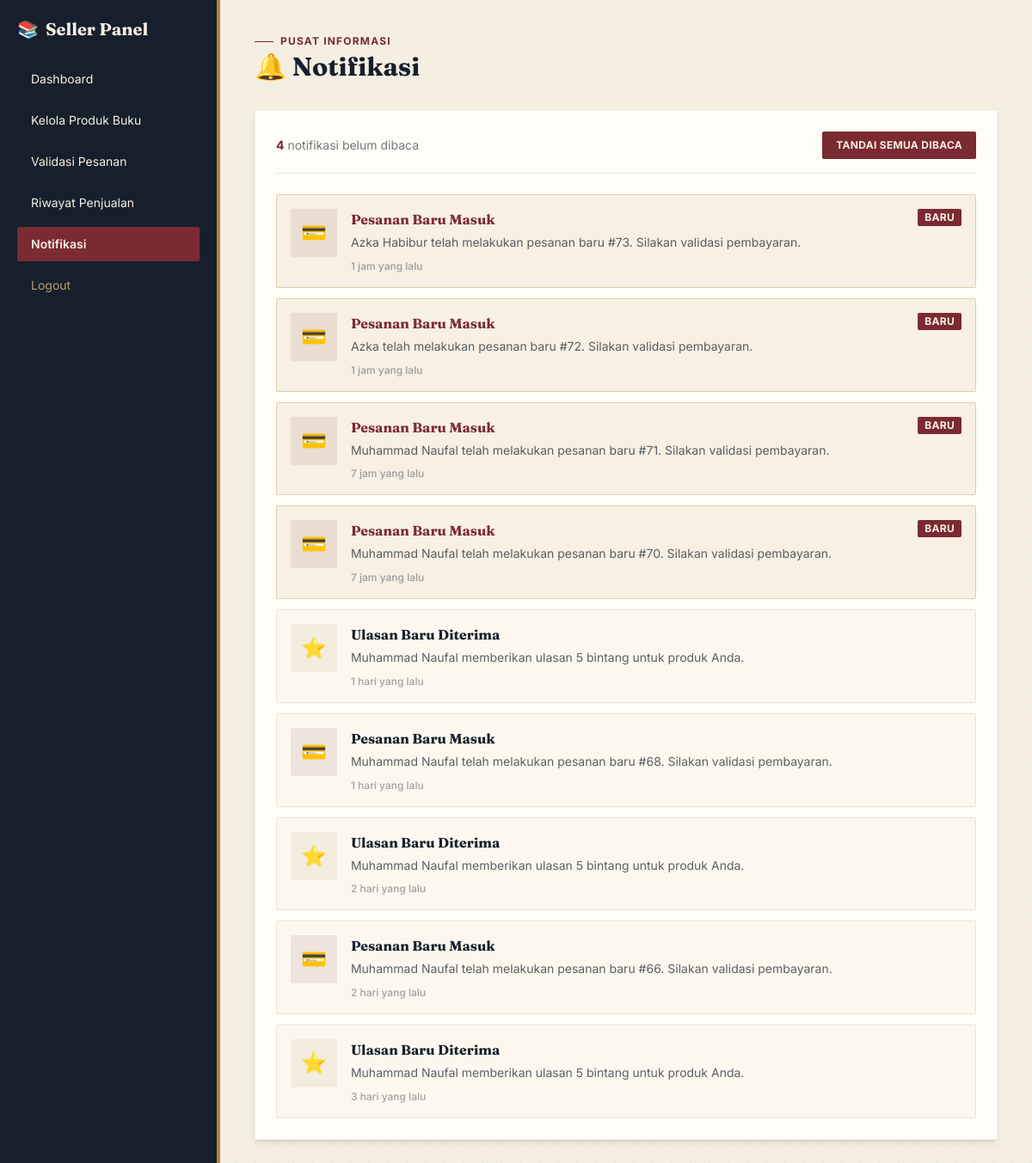
The app's page /seller/read_notification.php (signed in) with its own data.
### tables this page shows
CREATE TABLE `notifications` (
  `id` int(11) NOT NULL,
  `user_id` int(11) NOT NULL,
  `user_type` enum('buyer','seller') NOT NULL,
  `title` varchar(255) NOT NULL,
  `message` text NOT NULL,
  `type` enum('order_status','new_review','payment','other') DEFAULT 'other',
  `is_read` tinyint(1) DEFAULT 0,
  `created_at` timestamp NOT NULL DEFAULT current_timestamp()
);

### config/notification_helper.php (called while the page is built, shortened)
<?php
require_once __DIR__ . '/database.php';
function getUnreadNotificationCount($userId, $userType) {
    global $db;
    $query = "SELECT COUNT(*) as count FROM notifications
              WHERE user_id = ? AND user_type = ? AND is_read = FALSE";
    $stmt = mysqli_prepare($db, $query);
    mysqli_stmt_bind_param($stmt, "is", $userId, $userType);
    mysqli_stmt_execute($stmt);
    $result = mysqli_stmt_get_result($stmt);
    $row = mysqli_fetch_assoc($result);
    return $row['count'];
}
function getRecentNotifications($userId, $userType, $limit = 10) {
    global $db;
    $query = "SELECT id, title, message, type, is_read, created_at
              FROM notifications
              WHERE user_id = ? AND user_type = ?
              ORDER BY created_at DESC
              LIMIT ?";
    $stmt = mysqli_prepare($db, $query);
    mysqli_stmt_bind_param($stmt, "isi", $userId, $userType, $limit);
    mysqli_stmt_execute($stmt);
    $result = mysqli_stmt_get_result($stmt);
    $notifications = [];
    while ($row = mysqli_fetch_assoc($result)) {
        $notifications[] = $row;
    }
    return $notifications;
}
function formatNotificationTime($datetime) {
    $timestamp = strtotime($datetime);
    $now = time();
    $diff = $now - $timestamp;
    if ($diff < 60) {
        return 'Baru saja';
    } elseif ($diff < 3600) {
        $minutes = floor($diff / 60);
        return $minutes . ' menit yang lalu';
    } elseif ($diff < 86400) {
        $hours = floor($diff / 3600);
        return $hours . ' jam yang lalu';
    } elseif ($diff < 604800) {
        $days = floor($diff / 86400);
        return $days . ' hari yang lalu';
    } else {
        return date('d M Y', $timestamp);
    }
}
?>

### seller/read_notification.php (the view, shortened to what this page needs)
<?php
require_once '../config/database.php';
require_once '../config/notification_helper.php';
$userId = $_SESSION['user_id'];
$userType = 'seller';
$notifications = getRecentNotifications($userId, $userType, 50);
$unreadCount = getUnreadNotificationCount($userId, $userType);
?>
<!DOCTYPE html>
<html lang="id">
<head>
    <script src="https://cdn.tailwindcss.com"></script>
</head>
<body class="bg-paper flex min-h-screen font-sans text-ink">
    <div class="bg-ink text-paper w-64 min-h-screen p-5 space-y-6 shrink-0 border-r-4 border-brass">
        <h2 class="text-xl font-serif font-bold flex items-center gap-2"><span class="text-brass-light">📚</span> Seller Panel</h2>
        <nav class="space-y-2 flex flex-col text-sm">
            <a href="index.php" class="hover:bg-ink-light px-4 py-2.5 rounded-sm transition">Dashboard</a>
            <a href="manage_products.php" class="hover:bg-ink-light px-4 py-2.5 rounded-sm transition">Kelola Produk Buku</a>
            <a href="validasi_penjual.php" class="hover:bg-ink-light px-4 py-2.5 rounded-sm transition">Validasi Pesanan</a>
            <a href="sales_history.php" class="hover:bg-ink-light px-4 py-2.5 rounded-sm transition">Riwayat Penjualan</a>
            <a href="read_notification.php" class="bg-maroon px-4 py-2.5 rounded-sm font-semibold">Notifikasi</a>
            <a href="../auth/logout.php" class="text-brass-light/80 hover:bg-ink-light px-4 py-2.5 rounded-sm mt-10 transition">Logout</a>
        </nav>
    </div>
    <div class="flex-1 p-10 overflow-x-auto">
        <div class="max-w-4xl">
            <div class="mb-8">
                <p class="eyebrow text-xs font-bold uppercase tracking-widest text-maroon mb-1">Pusat Informasi</p>
                <h1 class="text-3xl font-serif font-bold text-ink">🔔 Notifikasi</h1>
            </div>
            <div class="bg-card p-6 rounded-sm shadow-md border border-ink/5">
                <div class="flex justify-between items-center mb-6 pb-4 border-b border-ink/10">
                    <p class="text-sm text-ink/60">
                        <?php if ($unreadCount > 0): ?>
                            <span class="font-bold text-maroon"><?= $unreadCount ?></span> notifikasi belum dibaca
                        <?php else: ?>
                            Semua notifikasi sudah dibaca
                        <?php endif; ?>
                    </p>
                    <?php if ($unreadCount > 0): ?>
                        <a href="?mark_all_read=1" class="bg-maroon hover:bg-maroon-light text-paper px-4 py-2 rounded-sm text-xs font-bold uppercase tracking-wide transition">
                            Tandai Semua Dibaca
                        </a>
                    <?php endif; ?>
                </div>
                <?php if (empty($notifications)): ?>
                    <div class="text-center py-16">
                        <div class="text-6xl mb-4">🔔</div>
                        <p class="text-ink/40 font-serif text-lg mb-2">Tidak ada notifikasi</p>
                        <p class="text-ink/30 text-sm">Anda akan menerima notifikasi saat ada pesanan baru atau ulasan dari pembeli</p>
                    </div>
                <?php else: ?>
                    <div class="space-y-3">
                        <?php foreach ($notifications as $notif): ?>
                            <div class="p-4 rounded-sm border <?= !$notif['is_read'] ? 'bg-brass/10 border-brass/30' : 'bg-paper/30 border-ink/10' ?> hover:shadow-md transition">
                                <div class="flex items-start space-x-4">
                                    <?php
                                    $iconBg = 'bg-ink/5';
                                    $iconEmoji = '📌';
                                    switch($notif['type']) {
                                        case 'new_review':
                                            $iconBg = 'bg-brass/10';
                                            $iconEmoji = '⭐';
                                            break;
                                        case 'payment':
                                            $iconBg = 'bg-maroon/10';
                                            $iconEmoji = '💳';
                                            break;
                                    }
                                    ?>
                                    <div class="<?= $iconBg ?> p-3 rounded-sm shrink-0">
                                        <span class="text-2xl"><?= $iconEmoji ?></span>
                                    </div>
                                    <div class="flex-1">
                                        <div class="flex justify-between items-start">
                                            <h3 class="text-base font-serif font-bold text-ink <?= !$notif['is_read'] ? 'text-maroon' : '' ?>">
                                                <?= htmlspecialchars($notif['title']) ?>
                                            </h3>
                                            <?php if (!$notif['is_read']): ?>
                                                <span class="bg-maroon text-paper text-xs font-bold px-2 py-0.5 rounded-sm uppercase tracking-wide">Baru</span>
                                            <?php endif; ?>
                                        </div>
                                        <p class="text-sm text-ink/70 mt-1 leading-relaxed">
                                            <?= htmlspecialchars($notif['message']) ?>
                                        </p>
                                        <p class="text-xs text-ink/40 mt-2 font-medium">
                                            <?= formatNotificationTime($notif['created_at']) ?>
                                        </p>
                                    </div>
                                </div>
                            </div>
                        <?php endforeach; ?>
                    </div>
                <?php endif; ?>
            </div>
        </div>
    </div>
</body>
</html>

### seller/read_notification.php (style rules this page uses)
body { background-color: #F5EFE2; background-image: radial-gradient(#00000008 1px, transparent 1px); background-size: 22px 22px; }
.eyebrow::before { content: ''; display: inline-block; width: 22px; height: 1px; background: #7B2A32; margin-right: 8px; vertical-align: middle; }

### records on screen
notifications: type "💳", title "Pesanan Baru Masuk", is_read "BARU", message "Azka Habibur telah melakukan pesanan baru #73. Silakan validasi pembayaran.", created_at "1 jam yang lalu"
notifications: type "💳", title "Pesanan Baru Masuk", is_read "BARU", message "Azka telah melakukan pesanan baru #72. Silakan validasi pembayaran.", created_at "1 jam yang lalu"
notifications: type "💳", title "Pesanan Baru Masuk", is_read "BARU", message "Muhammad Naufal telah melakukan pesanan baru #71. Silakan validasi pembayaran.", created_at "7 jam yang lalu"
notifications: type "💳", title "Pesanan Baru Masuk", is_read "BARU", message "Muhammad Naufal telah melakukan pesanan baru #70. Silakan validasi pembayaran.", created_at "7 jam yang lalu"
notifications: type "⭐", title "Ulasan Baru Diterima", message "Muhammad Naufal memberikan ulasan 5 bintang untuk produk Anda.", created_at "1 hari yang lalu"
notifications: type "💳", title "Pesanan Baru Masuk", message "Muhammad Naufal telah melakukan pesanan baru #68. Silakan validasi pembayaran.", created_at "1 hari yang lalu"
notifications: type "⭐", title "Ulasan Baru Diterima", message "Muhammad Naufal memberikan ulasan 5 bintang untuk produk Anda.", created_at "2 hari yang lalu"
notifications: type "💳", title "Pesanan Baru Masuk", message "Muhammad Naufal telah melakukan pesanan baru #66. Silakan validasi pembayaran.", created_at "2 hari yang lalu"
notifications: type "⭐", title "Ulasan Baru Diterima", message "Muhammad Naufal memberikan ulasan 5 bintang untuk produk Anda.", created_at "3 hari yang lalu"

### other values on screen
$unreadCount "4"
